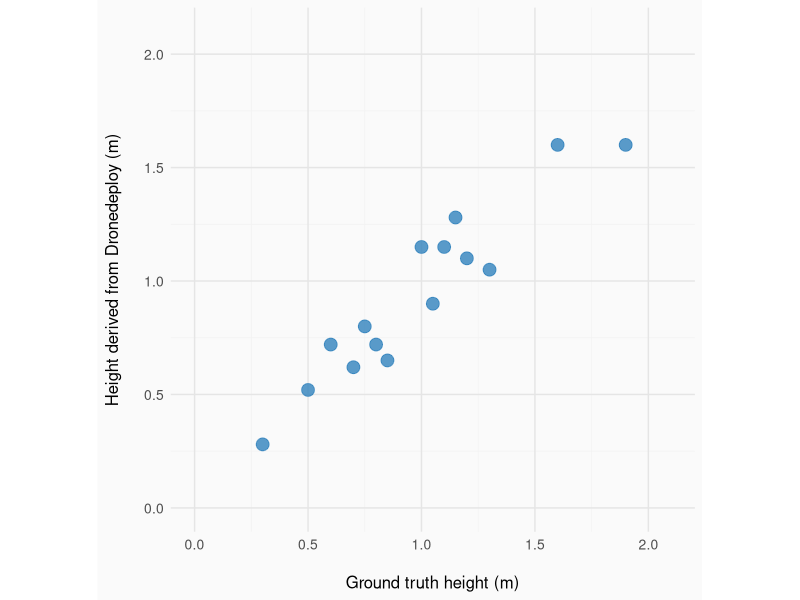
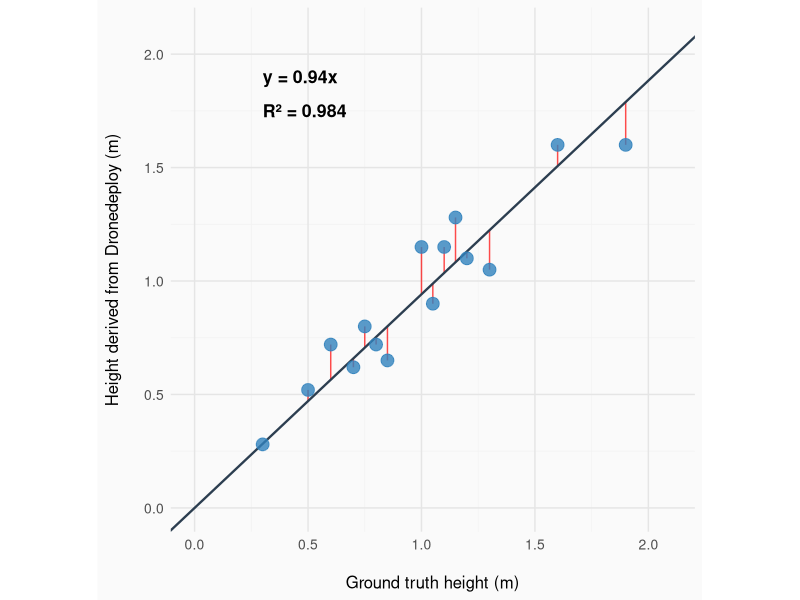

These charts were generated, in order, by the following R code:
## ---- chunk 1

# Load required library
library(ggplot2)

# Create sample data (approximating the plot)
# You should replace this with your actual data
ground_Height <- c(0.3, 0.5, 0.6, 0.7, 0.75, 0.8, 0.85, 1.0, 1.05, 1.1, 1.15, 1.2, 1.3, 1.6, 1.9)
Dronedeploy_Height <- c(0.28, 0.52, 0.72, 0.62, 0.8, 0.72, 0.65, 1.15, 0.9, 1.15, 1.28, 1.1, 1.05, 1.6, 1.6)

# Create a data frame
data <- data.frame(ground_Height, Dronedeploy_Height)

# Fit linear regression through the origin (intercept = 0)
model <- lm(Dronedeploy_Height ~ 0 + ground_Height, data = data)

# Get the slope
slope <- coef(model)[1]

# Calculate fitted values and residuals
data$fitted <- predict(model, data)
data$residuals <- data$Dronedeploy_Height - data$fitted

# Calculate fitted values and residuals
data$fitted <- predict(model, data)
data$residuals <- data$Dronedeploy_Height - data$fitted

# Get R-squared value
r_squared <- summary(model)$r.squared

# Create equation text
equation_text <- paste0("y = ", round(slope, 2), "x")
r2_text <- paste0("R² = ", round(r_squared, 3))

# Create the plot
ggplot(data, aes(x = ground_Height, y = Dronedeploy_Height)) +
  
  # Add points on top
  geom_point(color = "#3182bd", size = 4, alpha = 0.8) +
  
  labs(x = "\nGround truth height (m)",
       y = "Height derived from Dronedeploy (m)\n") +
  theme_minimal() +
  theme(
    plot.title = element_text(size = 16, face = "bold", hjust = 0),
    axis.title = element_text(size = 12),
    axis.text = element_text(size = 10),
    panel.grid.major = element_line(color = "gray90"),
    panel.grid.minor = element_line(color = "gray95"),
    panel.background = element_rect(fill = "gray98", color = NA),
    plot.background = element_rect(fill = "gray98", color = NA)
  ) +
  scale_x_continuous(limits = c(0, 2.1), breaks = seq(0, 2, 0.5)) +
  scale_y_continuous(limits = c(0, 2.1), breaks = seq(0, 2, 0.5)) +
  coord_fixed(ratio = 1)  # Equal aspect ratio

# Alternative: to save the plot
# ggsave("dronedeploy_regression.png", width = 8, height = 6, dpi = 300)
## ---- chunk 2
# Create the plot
ggplot(data, aes(x = ground_Height, y = Dronedeploy_Height)) +
  # Add red residual lines first
  geom_segment(aes(x = ground_Height, y = Dronedeploy_Height,
                   xend = ground_Height, yend = fitted),
               color = "red", linewidth = 0.5, alpha = 0.7) +
  # Add regression line
  geom_abline(intercept = 0, slope = slope, 
              color = "#2c3e50", linewidth = 0.8) +
  # Add points on top
  geom_point(color = "#3182bd", size = 4, alpha = 0.8) +
  # Add equation and R-squared text
  annotate("text", x = 0.3, y = 1.9, 
           label = equation_text, 
           hjust = 0, size = 4.5, fontface = "bold") +
  annotate("text", x = 0.3, y = 1.75, 
           label = r2_text, 
           hjust = 0, size = 4.5, fontface = "bold") +
  labs(x = "\nGround truth height (m)",
       y = "Height derived from Dronedeploy (m)\n") +
  theme_minimal() +
  theme(
    plot.title = element_text(size = 16, face = "bold", hjust = 0),
    axis.title = element_text(size = 12),
    axis.text = element_text(size = 10),
    panel.grid.major = element_line(color = "gray90"),
    panel.grid.minor = element_line(color = "gray95"),
    panel.background = element_rect(fill = "gray98", color = NA),
    plot.background = element_rect(fill = "gray98", color = NA)
  ) +
  scale_x_continuous(limits = c(0, 2.1), breaks = seq(0, 2, 0.5)) +
  scale_y_continuous(limits = c(0, 2.1), breaks = seq(0, 2, 0.5)) +
  coord_fixed(ratio = 1)  # Equal aspect ratio

# Print regression statistics
cat("Regression through the origin:\n")
cat("Slope:", round(slope, 3), "\n")
cat("R-squared:", round(summary(model)$r.squared, 3), "\n")
